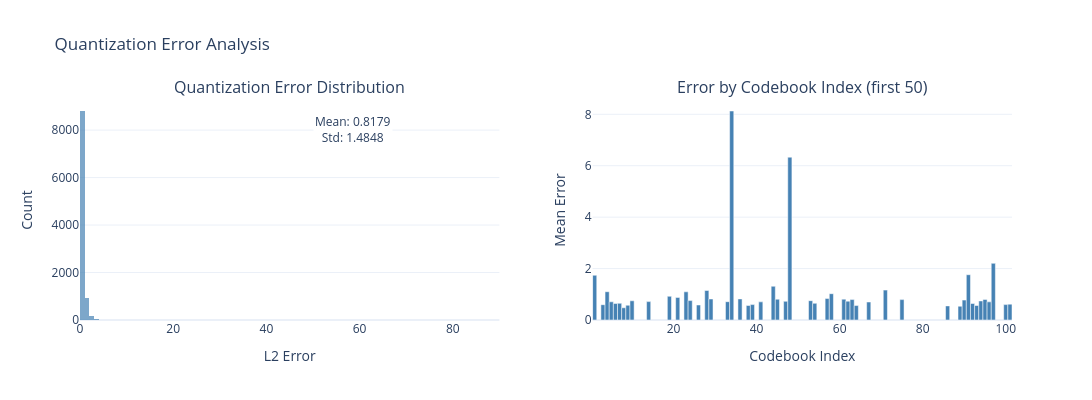

The notebook cell this image was saved under:
### Code cell
def plot_quantization_error(embeddings):
    """
    visualize the quantization error (distance from z to z_q).
    """
    if len(embeddings["z_pre"]) == 0:
        print("No embeddings collected, skipping visualization")
        return
    
    ### compute l2 distance between pre and post quantization
    quant_errors = np.linalg.norm(embeddings["z_pre"] - embeddings["z_post"], axis=1)
    
    fig = make_subplots(
        rows=1, cols=2,
        subplot_titles=["Quantization Error Distribution", "Error by Codebook Index (first 50)"]
    )
    
    ### histogram of quantization errors
    fig.add_trace(
        go.Histogram(
            x=quant_errors,
            nbinsx=100,
            marker_color='steelblue',
            opacity=0.7,
            name='Quantization Error'
        ),
        row=1, col=1
    )
    
    ### mean error per codebook index
    unique_codes = np.unique(embeddings["code_indices"].astype(int))
    mean_errors = []
    for code in unique_codes[:50]:  ### limit to first 50 for display
        mask = embeddings["code_indices"] == code
        if mask.sum() > 0:
            mean_errors.append(quant_errors[mask].mean())
        else:
            mean_errors.append(0)
    
    fig.add_trace(
        go.Bar(
            x=unique_codes[:50],
            y=mean_errors,
            marker_color='steelblue',
            name='Mean Error by Code'
        ),
        row=1, col=2
    )
    
    fig.add_annotation(
        x=0.25, y=0.95,
        xref="paper", yref="paper",
        text=f"Mean: {quant_errors.mean():.4f}<br>Std: {quant_errors.std():.4f}",
        showarrow=False,
        font=dict(size=12),
        bgcolor="white"
    )
    
    fig.update_layout(
        title="Quantization Error Analysis",
        height=400,
        width=1100,
        template="plotly_white",
        showlegend=False
    )
    
    fig.update_xaxes(title_text="L2 Error", row=1, col=1)
    fig.update_yaxes(title_text="Count", row=1, col=1)
    fig.update_xaxes(title_text="Codebook Index", row=1, col=2)
    fig.update_yaxes(title_text="Mean Error", row=1, col=2)
    
    fig.show()
    fig.write_html(OUTPUT_DIR / "quantization_error.html")

plot_quantization_error(embeddings)

### Figure 1 — Plotly figure (JSON) as saved in the notebook; plotly's stock layout.template omitted (floating-point values rounded to 4 significant figures; data arrays with more than 128 entries replaced by an {"elided": "..."} marker saying what was removed)
{"data": [{"marker": {"color": "steelblue"}, "name": "Quantization Error", "nbinsx": 100, "opacity": 0.7, "type": "histogram", "x": {"elided": "10000 float values"}, "xaxis": "x", "yaxis": "y"}, {"marker": {"color": "steelblue"}, "name": "Mean Error by Code", "type": "bar", "x": [1, 3, 4, 5, 6, 7, 8, 9, 10, 14, 19, 21, 23, 24, 26, 28, 29, 33, 34, 36, 38, 39, 41, 44, 45, 47, 48, 53, 54, 57, 58, 61, 62, 63, 64, 67, 71, 75, 86, 89, 90, 91, 92, 93, 94, 95, 96, 97, 100, 101], "xaxis": "x2", "y": [1.74, 0.5959, 1.1, 0.7073, 0.6402, 0.6495, 0.4763, 0.5734, 0.7471, 0.7154, 0.9213, 0.8783, 1.096, 0.7547, 0.5821, 1.148, 0.8174, 0.7124, 8.128, 0.8202, 0.5627, 0.5994, 0.7056, 1.312, 0.8081, 0.7259, 6.332, 0.7514, 0.6483, 0.834, 1.023, 0.8116, 0.7327, 0.7937, 0.5618, 0.699, 1.162, 0.7928, 0.5484, 0.5355, 0.7733, 1.761, 0.641, 0.5637, 0.741, 0.8009, 0.7055, 2.203, 0.598, 0.6168], "yaxis": "y2"}], "layout": {"annotations": [{"font": {"size": 16}, "showarrow": false, "text": "Quantization Error Distribution", "x": 0.225, "xanchor": "center", "xref": "paper", "y": 1, "yanchor": "bottom", "yref": "paper"}, {"font": {"size": 16}, "showarrow": false, "text": "Error by Codebook Index (first 50)", "x": 0.775, "xanchor": "center", "xref": "paper", "y": 1, "yanchor": "bottom", "yref": "paper"}, {"bgcolor": "white", "font": {"size": 12}, "showarrow": false, "text": "Mean: 0.8179<br>Std: 1.4848", "x": 0.25, "xref": "paper", "y": 0.95, "yref": "paper"}], "height": 400, "showlegend": false, "title": {"text": "Quantization Error Analysis"}, "width": 1100, "xaxis": {"anchor": "y", "domain": [0, 0.45], "title": {"text": "L2 Error"}}, "xaxis2": {"anchor": "y2", "domain": [0.55, 1], "title": {"text": "Codebook Index"}}, "yaxis": {"anchor": "x", "domain": [0, 1], "title": {"text": "Count"}}, "yaxis2": {"anchor": "x2", "domain": [0, 1], "title": {"text": "Mean Error"}}}}
